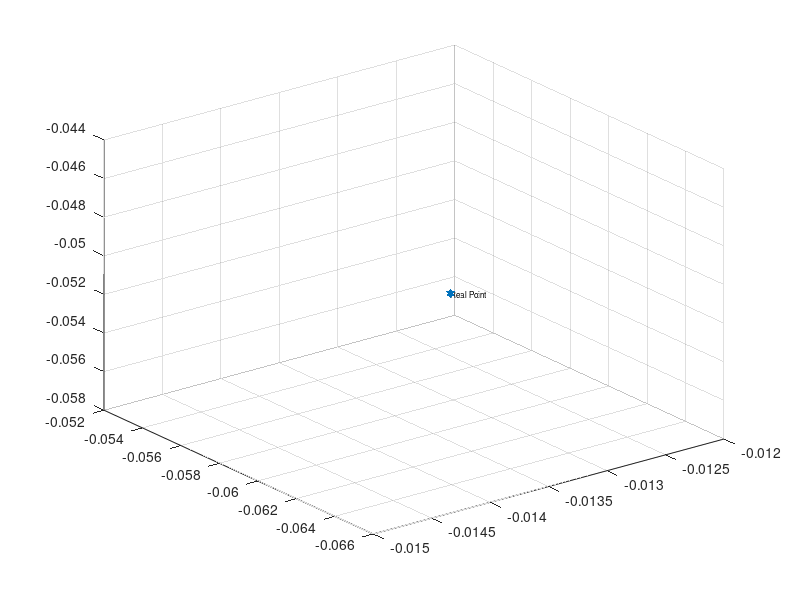

Write MATLAB code to recreate this figure. (Note: this script raises an error after producing the figure.)
clc;
clear all;
close all;
indixes=1;
           num_part=50;
           Niterations=10;
           load('initialization5.mat','Meshes','triangles','point','link')
               initialize=false;
                  addpath 'Dynamics'
                  f6=figure;

   addpath 'Functions'
  figure(f6);
            scatter3(point(1),point(2),point(3),'h', 'filled' ,'SizeData', 50);
            hold on
            
                text(point(1),point(2),point(3), 'Real Point', 'FontSize', 6, 'HorizontalAlignment', 'left');
             
       speed=1;
while true

            load('sharedData7.mat');
            normBefore=norm(Point_intersectedActualFrame(1:3)-point)
            J_w = ComputePoint_withWrenches(Q_sampled(index,:),link);
       if link_collided(index) > 0
           disp('CPF:')
           is_initialized=false;
           indixes=indixes+1;
           
             % Add a text label
            
       for i=1:speed:Niterations-1
            
            %disp(i+'-th iteration for the CPF');
            %is_collided
            % starting Niterations before the end the contact particle
            % filter is iterated Niterations times until the last index.
            % this is done at every time instant so if the number of
            % iterations is high the code is very slow 

           
           
           

            %% plot the cylinder
            %here the cylinder representing the link collided is
            %represented in a 3D plane
            %transformation of both the circumference upper and lower using
            %R*p+t
                    
                    
                        
                     

            
          

        

        
            % estimated_contat_point_prime is the point calculated in the initialization phase
            % in respect of the world frame

            
            
            %% CPF
            % here the code for the particle filter starts, the CPF is in
            % the cpf function and takes in input the joints angle, the
            % residuals and the point initialized
            % In particular:
            % num_part: numeber of particles
            % chi_prev: particle at the previous step
            % q: joint angles
            % gamma: estimated external torque
            % estimated_cp: estimated contact point with the deterministic method used in
            %                the initialization phase
            % (chi are the particles in respect to the actual frame)
     
            generated_points=zeros(3,num_part);
            
            [chi,chi2, W_prime,generated_points] = cpf_RealPoint2(num_part, chi, Q_sampled(index-10:index,:), Residual_calculated(index-10:index,:), Point_intersectedActualFrame,link,is_initialized,Meshes,triangles,generated_points,point,i,Niterations,J_w);
            
            
            
            is_initialized=true;

            figure(f6),scatter3(chi(1,:),chi(2,:),chi(3,:),'y', 'filled' ,'SizeData', 25);
            
            
             CalculatedPoint=computeBari(chi);
             CalculatedPoint2=computeBari(chi2);
              error1=norm(CalculatedPoint(1:3)'-point);
              error2=norm(CalculatedPoint2(1:3)'-point);
             %ErrorAfterCPF(:,ind)

             
             save('sharedVar3','CalculatedPoint');
       
            ErrorAfterCPF1(:,i)=norm(CalculatedPoint(1:3)'-point)
             ErrorAfterCPF2(:,i)=norm(CalculatedPoint2(1:3)'-point)
             
  

        pause(0.1);

       end
               % Continuous execution code
              
        % ...
           %figure(f6),scatter3(CalculatedPoint(1),CalculatedPoint(2),CalculatedPoint(3),'p', 'filled' ,'SizeData', 50);
            % Add a text label
            textname="CalculatedPoint 5-th iteration";
            %figure(f6),text(CalculatedPoint(1),CalculatedPoint(2),CalculatedPoint(3), textname, 'FontSize', 6, 'HorizontalAlignment', 'left');
            
            end
        pause(0.1); % Prevents MATLAB from freezing
            
end